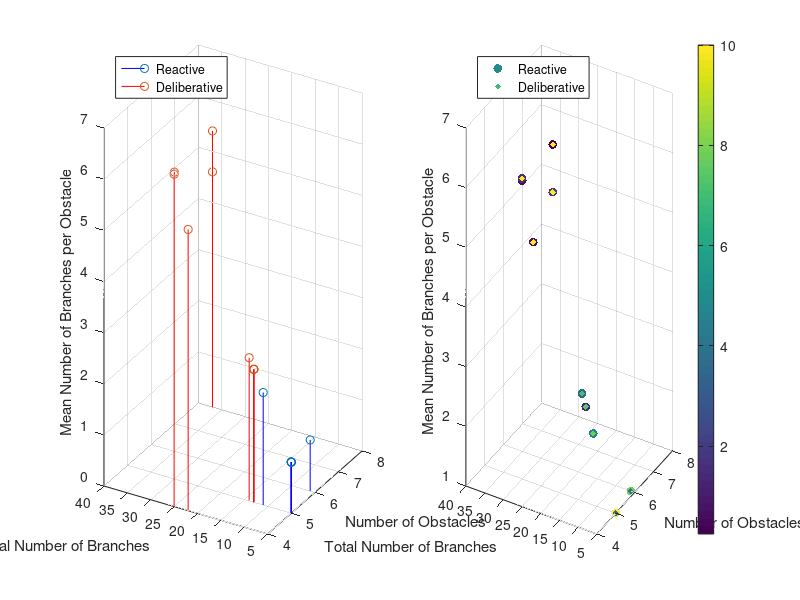

The MATLAB script that drew this image: (Note: this script raises an error after producing the figure.)
x = [5 5 6 5 5 5 5 5 5 5 4 4 5 8 8];
y = [5 5 6 5 5 11 14 13 13 13 25 22 30 37 37];
z = [1 1 1 1 1 2.2 2.8 2.6 2.6 2.6 6.5 5.5 6.0 4.6 5.4];

reactive_scores = [10.0 10.0 8.0 10.0 10.0 4.5 3.375 5.062 7.125 1.25 1.5 0.625 0.625 1.937 0.25];
deliberative_scores = [4.75 2.687 4.125 2.5 3.625 7.812 7.0 8.0 5.8125 7.562 9.937 10  9.937 9.937 9.937];


best_strat_k3 = [0 0 0 0 0 0 1 1 1 1 1 1 1 1 1];

nsIdx = best_strat_k3 == 0;
smIdx = best_strat_k3 == 1;

figure;
subplot(1,2,1);
stem3(x(nsIdx), y(nsIdx), z(nsIdx), 'Color', 'b')    % stem plot for non-smokers
hold on
stem3(x(smIdx), y(smIdx), z(smIdx), 'Color', 'r')    % stem plot for smokers
hold off

view(-60,15)
% zlim([100 140])

xlabel('Number of Obstacles')                                                      % add labels and a legend
ylabel('Total Number of Branches') 
zlabel('Mean Number of Branches per Obstacle') 
legend('Reactive', 'Deliberative', 'Location', 'NorthWest')


subplot(1,2,2);
scatter3(x,y,z,40,reactive_scores,'filled')    % draw the scatter plot
ax = gca;
% ax.XDir = 'reverse';
hold on
scatter3(x,y,z,20,deliberative_scores,'filled', 'd')
view(-60,15)
xlabel('Number of Obstacles')
ylabel('Total Number of Branches')
zlabel('Mean Number of Branches per Obstacle')
legend('Reactive', 'Deliberative', 'Location', 'NorthWest')

cb = colorbar;                                     % create and label the colorbar
cb.Label.String = 'Learned Average Score (/10, over 5 trials)';

%% Graph to Show Test Judgements at k=3

x = [5 5 6 5 5 5 5 5 5 5 4 4 5 8 8, 13 10 15 2 6 4 35 5 10 8 3 3 7 4 5];
y = [5 5 6 5 5 11 14 13 13 13 25 22 30 37 37, 27 32 45 12 9 5 42 11 33 17 33 6 14 8 15];
z = [1 1 1 1 1 2.2 2.8 2.6 2.6 2.6 6.5 5.5 6.0 4.6 5.4, 2.7 3.2 2.75 6 1.28 1.25 1.2 2.2 3.3 2.125 11 2 2.14 2 3];

best_strat_k3 = [0 0 0 0 0 0 1 1 1 1 1 1 1 1 1 2 2 2 2 3 3 2 2 2 2 2 3 3 2 2];

nsIdx = best_strat_k3 == 0;
smIdx = best_strat_k3 == 1;
pmIdx = best_strat_k3 == 2;
dmIdx = best_strat_k3 == 3;

figure;
% subplot(1,2,1);
stem3(x(nsIdx), y(nsIdx), z(nsIdx), 'Color', 'b')    % stem plot for non-smokers
hold on
stem3(x(smIdx), y(smIdx), z(smIdx), 'Color', 'r')    % stem plot for smokers
stem3(x(pmIdx), y(pmIdx), z(pmIdx), 'Color', 'g')
stem3(x(dmIdx), y(dmIdx), z(dmIdx), 'Color', 'm') 
hold off

view(-60,15)
% zlim([100 140])

xlabel('Number of Obstacles')                                                      % add labels and a legend
ylabel('Total Number of Branches') 
zlabel('Mean Number of Branches per Obstacle') 
legend('Reactive', 'Deliberative', 'New Deliberative', 'New Reactive', 'Location', 'NorthWest')

%% Graph for Difference in K

y = [1 2];
x = [1 2 3 4 5 6 7 8 9 10 11 12 13 14 15];
k_1 = [2 2 2 1 1 1 2 2 2 2 2 1 2 2 2];
k_3 = [2 2 2 2 1 1 2 2 2 2 2 1 1 2 2];
k_5 = [2 2 2 2 1 1 2 2 2 2 2 1 2 1 2];

figure;
stem(x, k_1, 'r')
hold on
stem(x, k_3, 'b')
stem(x, k_5, 'g')
legend('k=1', 'k=3', 'k=5')

%% Graph for k decision error 

x = [1 2 3 4 5 6 7 8 9 10 11 12 13 14 15];
reactive = [1.3 0.3 1.3 4.6 7.6 8.3 6.6 7.3 1 2.6 0.3 10 5 3 4];
deliberative = [8.6 7.3 10 2 1.6 2 10 3.6 6.67 10 8.3 2 4 3 4.3];

z = [0 1 2];
knn_choice = [2 2 2 2 1 1 2 2 2 2 2 1 2 2 2];
correct_choice = [2 2 2 1 1 1 2 1 2 2 2 1 1 0 2];

figure;
yyaxis left
stem(x, reactive, 'm');
hold on
stem(x, deliberative, 'k');
legend('Reactive', 'Deliberative', 'KNN Strategy Choice', 'Best Strategy')
xlabel('Test Map Number')
hold off 

yyaxis right
scatter(x,knn_choice, 'b');
hold on
scatter(x, correct_choice, 'r');

%%
x = [1 2 3 4 5 6 7 8 9 10 11 12 13 14 15];
Y = [1.3, 8.6
     0.3, 8.1
     1.3, 10
     4.6, 2
     7.6, 1.6
     8.3, 2
     6.6, 10
     7.3, 3.6
     1, 6.67
     2.6, 10
     0.3, 8.3
     10, 2
     5, 4
     3, 3
     4, 4.3];
 
knn_choice = [2 2 2 2 1 1 2 2 2 2 2 1 2 2 2];
correct_choice = [2 2 2 1 1 1 2 1 2 2 2 1 1 0 2];
 
figure;
bar(Y)
xlabel('Test Map Number')
yyaxis right
plot(x,knn_choice, 'b');
hold on
plot(x, correct_choice, 'r');
legend('Reactive', 'Deliberative', 'KNN Strategy Choice', 'Best Strategy')

%% Solely KNN Error

x = [1 2 3 4 5 6 7 8 9 10 11 12 13 14 15];
knn_choice = [2 2 2 2 1 1 2 2 2 2 2 1 2 2 2];
correct_choice = [2 2 2 1 1 1 2 1 2 2 2 1 1 1.5 2];

figure;
scatter(x, correct_choice, 'r')
hold on
scatter(x, knn_choice, 'b')
legend('Best Strategy By Average', 'KNN Strategy Choice')

